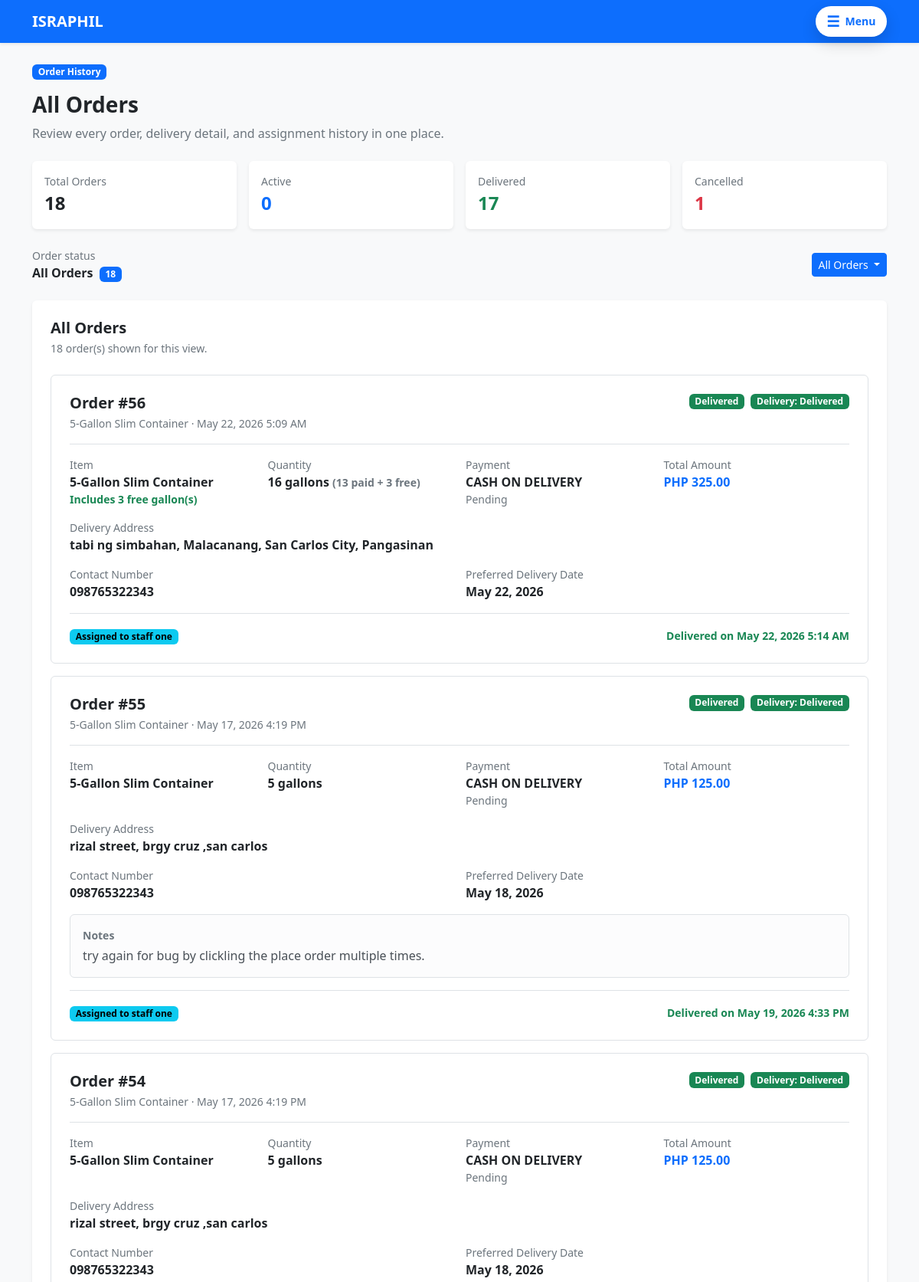
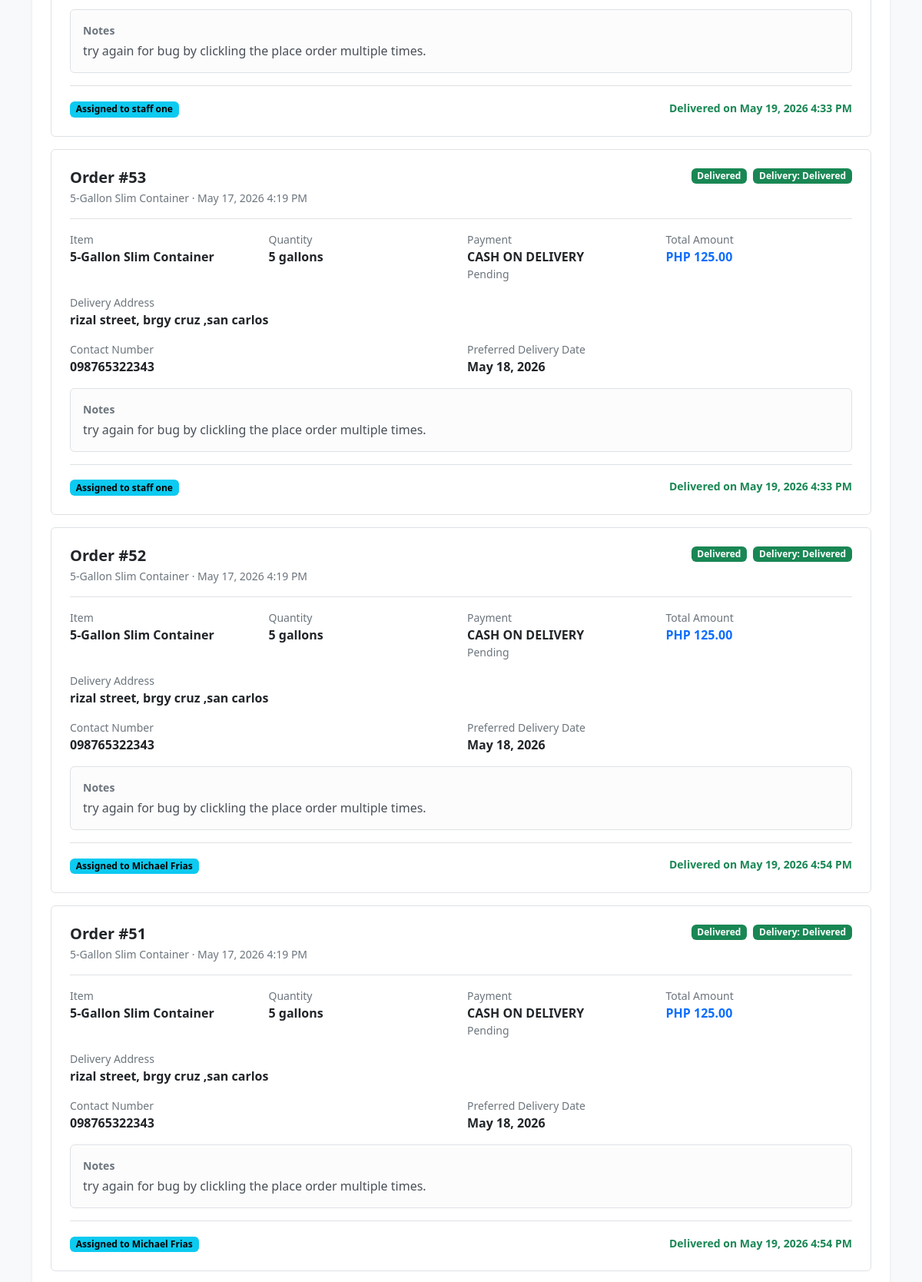
/pages/customer/history.php (signed in, upper part), run on the app's committed database (2 pictures, top to bottom).
### tables this page shows
CREATE TABLE `orders` (
  `order_id` int(11) NOT NULL,
  `customer_id` int(11) NOT NULL,
  `order_date` timestamp NOT NULL DEFAULT current_timestamp(),
  `delivery_date` date DEFAULT NULL,
  `delivery_address` text NOT NULL,
  `delivery_street` text DEFAULT NULL,
  `delivery_barangay` varchar(120) DEFAULT NULL,
  `delivery_city` varchar(120) DEFAULT NULL,
  `delivery_province` varchar(120) DEFAULT NULL,
  `contact_number` varchar(20) DEFAULT NULL,
  `total_amount` decimal(10,2) DEFAULT 0.00,
  `payment_method` enum('cash_on_delivery','online_payment') DEFAULT 'cash_on_delivery',
  `payment_status` enum('pending','paid','failed') DEFAULT 'pending',
  `order_status` enum('pending','confirmed','processing','out_for_delivery','delivered','cancelled','returned') DEFAULT 'pending',
  `notes` text DEFAULT NULL,
  `created_at` timestamp NOT NULL DEFAULT current_timestamp(),
  `updated_at` timestamp NOT NULL DEFAULT current_timestamp() ON UPDATE current_timestamp()
);

### includes/order_logic.php (called while the page is built, shortened)
<?php
function sanitize_status_filter($value, $allowed, $default = 'all') {
    return in_array($value, $allowed, true) ? $value : $default;
}

### pages/customer/history.php (the view, shortened to what this page needs)
<?php
require_once __DIR__ . '/../../includes/db_connect.php';
require_once __DIR__ . '/../../includes/order_logic.php';
require_once __DIR__ . '/../../includes/customer_navbar.php';
$customer_id = $_SESSION['user_id'];
$status_filter = sanitize_status_filter($_GET['status'] ?? 'all', ['all', 'pending', 'confirmed', 'processing', 'out_for_delivery', 'delivered', 'cancelled']);
$where_clause = '';
$orders_query = "
    SELECT o.*, i.item_name, oi.quantity, oi.unit_price,
           COALESCE(fr.redeemed_free_gallons, 0) AS redeemed_free_gallons,
           d.delivery_status, d.delivered_at,
           s.full_name as staff_name
    FROM orders o
    JOIN order_items oi ON o.order_id = oi.order_id
    JOIN inventory i ON oi.inventory_id = i.inventory_id
    LEFT JOIN (
        SELECT used_order_id, COUNT(*) AS redeemed_free_gallons
        FROM free_gallon_redemptions
        WHERE status = 'used' AND used_order_id IS NOT NULL
        GROUP BY used_order_id
    ) fr ON fr.used_order_id = o.order_id
    LEFT JOIN deliveries d ON o.order_id = d.order_id
    LEFT JOIN users s ON d.staff_id = s.user_id
    WHERE o.customer_id = ? $where_clause
    ORDER BY o.order_date DESC
";
$stmt = $conn->prepare($orders_query);
if ($status_filter !== 'all') {
    $stmt->bind_param("is", $customer_id, $status_filter);
} else {
    $stmt->bind_param("i", $customer_id);
}
$stmt->execute();
$orders = $stmt->get_result();
function customer_history_status_badge_class($status) {
    switch ($status) {
        case 'delivered':
            return 'text-bg-success';
        case 'cancelled':
            return 'text-bg-danger';
    }
}
function customer_history_delivery_badge_class($status) {
    switch ($status) {
        case 'delivered':
            return 'text-bg-success';
        case 'failed':
        case 'returned':
            return 'text-bg-danger';
    }
}
$counts_stmt = $conn->prepare("
    SELECT
        SUM(CASE WHEN order_status = 'pending' THEN 1 ELSE 0 END) as pending,
        SUM(CASE WHEN order_status = 'confirmed' THEN 1 ELSE 0 END) as confirmed,
        SUM(CASE WHEN order_status = 'processing' THEN 1 ELSE 0 END) as processing,
        SUM(CASE WHEN order_status = 'out_for_delivery' THEN 1 ELSE 0 END) as delivering,
        SUM(CASE WHEN order_status = 'delivered' THEN 1 ELSE 0 END) as delivered,
        SUM(CASE WHEN order_status = 'cancelled' THEN 1 ELSE 0 END) as cancelled,
        COUNT(*) as total
    FROM orders WHERE customer_id = ?
");
$counts_stmt->bind_param("i", $customer_id);
$counts_stmt->execute();
$counts = $counts_stmt->get_result()->fetch_assoc();
$total_count = (int) ($counts['total'] ?? 0);
$pending_count = (int) ($counts['pending'] ?? 0);
$confirmed_count = (int) ($counts['confirmed'] ?? 0);
$processing_count = (int) ($counts['processing'] ?? 0);
$delivering_count = (int) ($counts['delivering'] ?? 0);
$delivered_count = (int) ($counts['delivered'] ?? 0);
$cancelled_count = (int) ($counts['cancelled'] ?? 0);
$active_count = $pending_count + $confirmed_count + $processing_count + $delivering_count;
$history_filter_options = [
    'all' => ['label' => 'All Orders', 'count' => $total_count, 'href' => 'history.php'],
    'pending' => ['label' => 'Pending', 'count' => $pending_count, 'href' => 'history.php?status=pending'],
    'confirmed' => ['label' => 'Confirmed', 'count' => $confirmed_count, 'href' => 'history.php?status=confirmed'],
    'processing' => ['label' => 'Processing', 'count' => $processing_count, 'href' => 'history.php?status=processing'],
    'out_for_delivery' => ['label' => 'Out for Delivery', 'count' => $delivering_count, 'href' => 'history.php?status=out_for_delivery'],
    'delivered' => ['label' => 'Delivered', 'count' => $delivered_count, 'href' => 'history.php?status=delivered'],
    'cancelled' => ['label' => 'Cancelled', 'count' => $cancelled_count, 'href' => 'history.php?status=cancelled'],
];
$current_filter_label = $history_filter_options[$status_filter]['label'] ?? 'All Orders';
$current_filter_count = $history_filter_options[$status_filter]['count'] ?? $total_count;
?>
<!DOCTYPE html>
<html lang="en">
<head>
    <link href="https://cdn.jsdelivr.net/npm/bootstrap@5.3.3/dist/css/bootstrap.min.css" rel="stylesheet">
    <link rel="stylesheet" href="../../style/customer/history.css">
    <link rel="stylesheet" href="../../style/customer/navbar.css">
</head>
<body class="bg-light">
    <main class="container py-4">
        <div class="d-flex flex-column flex-md-row justify-content-between align-items-md-start gap-3 mb-4">
            <div>
                <span class="badge text-bg-primary mb-3">Order History</span>
                <h1 class="h3 fw-bold mb-2"><?php echo htmlspecialchars($current_filter_label); ?></h1>
                <p class="text-secondary mb-0">Review every order, delivery detail, and assignment history in one place.</p>
            </div>
        </div>
        <div class="row g-3 mb-4">
            <div class="col-6 col-lg-3">
                <div class="card border-0 shadow-sm h-100">
                    <div class="card-body p-3">
                        <div class="small text-secondary">Total Orders</div>
                        <div class="fs-4 fw-bold"><?php echo $total_count; ?></div>
                    </div>
                </div>
            </div>
            <div class="col-6 col-lg-3">
                <div class="card border-0 shadow-sm h-100">
                    <div class="card-body p-3">
                        <div class="small text-secondary">Active</div>
                        <div class="fs-4 fw-bold text-primary"><?php echo $active_count; ?></div>
                    </div>
                </div>
            </div>
            <div class="col-6 col-lg-3">
                <div class="card border-0 shadow-sm h-100">
                    <div class="card-body p-3">
                        <div class="small text-secondary">Delivered</div>
                        <div class="fs-4 fw-bold text-success"><?php echo $delivered_count; ?></div>
                    </div>
                </div>
            </div>
            <div class="col-6 col-lg-3">
                <div class="card border-0 shadow-sm h-100">
                    <div class="card-body p-3">
                        <div class="small text-secondary">Cancelled</div>
                        <div class="fs-4 fw-bold text-danger"><?php echo $cancelled_count; ?></div>
                    </div>
                </div>
            </div>
        </div>
        <div class="d-flex flex-column flex-sm-row align-items-sm-center justify-content-between gap-2 mb-4">
            <div>
                <div class="small text-secondary">Order status</div>
                <div class="fw-semibold"><?php echo htmlspecialchars($current_filter_label); ?> <span class="badge text-bg-primary ms-1"><?php echo $current_filter_count; ?></span></div>
            </div>
            <div class="dropdown">
                <button class="btn btn-primary btn-sm dropdown-toggle" type="button" data-bs-toggle="dropdown" aria-expanded="false">
                    <?php echo htmlspecialchars($current_filter_label); ?>
                </button>
            </div>
        </div>
        <section class="card border-0 shadow-sm">
            <div class="card-body p-4">
                <div class="d-flex flex-column flex-md-row justify-content-between align-items-md-center gap-2 mb-4">
                    <div>
                        <h2 class="h5 fw-bold mb-1"><?php echo htmlspecialchars($current_filter_label); ?></h2>
                        <p class="small text-secondary mb-0"><?php echo $orders->num_rows; ?> order(s) shown for this view.</p>
                    </div>
                </div>
            <?php if ($orders->num_rows > 0): ?>
                <div class="d-grid gap-3">
                <?php while ($order = $orders->fetch_assoc()): ?>
                <article class="card border">
                    <div class="card-body p-3 p-md-4">
                        <div class="d-flex flex-column flex-sm-row justify-content-between align-items-sm-start gap-2 pb-3 mb-3 border-bottom">
                        <div>
                                <h2 class="h5 fw-bold mb-1">Order #<?php echo $order['order_id']; ?></h2>
                                <p class="small text-secondary mb-0"><?php echo htmlspecialchars($order['item_name']); ?> &middot; <?php echo date('M d, Y g:i A', strtotime($order['order_date'])); ?></p>
                        </div>
                            <div class="d-flex flex-wrap gap-2">
                            <span class="badge <?php echo customer_history_status_badge_class($order['order_status']); ?>">
                            <?php echo ucfirst(str_replace('_', ' ', $order['order_status'])); ?>
                        </span>
                                <?php if ($order['delivery_status']): ?>
                                    <span class="badge <?php echo customer_history_delivery_badge_class($order['delivery_status']); ?>">
                                        Delivery: <?php echo ucfirst(str_replace('_', ' ', $order['delivery_status'])); ?>
                                    </span>
                                <?php endif; ?>
                            </div>
                    </div>
                        <div class="row g-3 mb-3">
                            <div class="col-6 col-md-3">
                                <div class="small text-secondary">Item</div>
                                <div class="fw-semibold"><?php echo htmlspecialchars($order['item_name']); ?></div>
                                <?php if ((int) ($order['redeemed_free_gallons'] ?? 0) > 0): ?>
                                    <div class="small text-success fw-semibold">Includes <?php echo (int) $order['redeemed_free_gallons']; ?> free gallon(s)</div>
                                <?php endif; ?>
                        </div>
                            <div class="col-6 col-md-3">
                                <div class="small text-secondary">Quantity</div>
                                <div class="fw-semibold">
                                    <?php echo (int) $order['quantity']; ?> gallons
                                    <?php if ((int) ($order['redeemed_free_gallons'] ?? 0) > 0): ?>
                                        <span class="small text-secondary">(<?php echo (int) $order['quantity'] - (int) $order['redeemed_free_gallons']; ?> paid + <?php echo (int) $order['redeemed_free_gallons']; ?> free)</span>
                                    <?php endif; ?>
                                </div>
                        </div>
                            <div class="col-6 col-md-3">
                                <div class="small text-secondary">Payment</div>
                                <div class="fw-semibold"><?php echo strtoupper(str_replace('_', ' ', $order['payment_method'] ?? 'cod')); ?></div>
                                <div class="small text-secondary"><?php echo ucfirst(str_replace('_', ' ', $order['payment_status'])); ?></div>
                        </div>
                            <div class="col-6 col-md-3">
                                <div class="small text-secondary">Total Amount</div>
                                <div class="fw-bold text-primary">PHP <?php echo number_format($order['total_amount'], 2); ?></div>
                        </div>
                    </div>
                        <div class="row g-3">
                            <div class="col-12">
                                <div class="small text-secondary">Delivery Address</div>
                                <div class="fw-semibold"><?php echo htmlspecialchars($order['delivery_address']); ?></div>
                        </div>
                            <div class="col-md-6">
                                <div class="small text-secondary">Contact Number</div>
                                <div class="fw-semibold"><?php echo htmlspecialchars($order['contact_number']); ?></div>
                        </div>
                        <?php if ($order['delivery_date']): ?>
                            <div class="col-md-6">
                                <div class="small text-secondary">Preferred Delivery Date</div>
                                <div class="fw-semibold"><?php echo date('M d, Y', strtotime($order['delivery_date'])); ?></div>
                        </div>
                        <?php endif; ?>
                    </div>
                    <?php if ($order['notes']): ?>
                        <div class="alert alert-light border mt-3 mb-0">
                            <div class="small text-secondary fw-semibold mb-1">Notes</div>
                            <p class="mb-0"><?php echo htmlspecialchars($order['notes']); ?></p>
                    </div>
                    <?php endif; ?>
                        <div class="d-flex flex-column flex-md-row justify-content-between align-items-md-center gap-2 pt-3 mt-3 border-top">
                        <div>
                            <?php if ($order['staff_name']): ?>
                                    <span class="badge text-bg-info">Assigned to <?php echo htmlspecialchars($order['staff_name']); ?></span>
                            <?php else: ?>
                                    <span class="badge text-bg-warning">Waiting for assignment</span>
                            <?php endif; ?>
                        </div>
                        <?php if ($order['delivered_at']): ?>
                                <div class="small fw-semibold text-success">
                                Delivered on <?php echo date('M d, Y g:i A', strtotime($order['delivered_at'])); ?>
                            </div>
                        <?php endif; ?>
                    </div>
                    </div>
                </article>
                <?php endwhile; ?>
                </div>
            <?php endif; ?>
            </div>
        </section>
    </main>
</body>
</html>

### data on the page
orders: order_id "56", item_name "5-Gallon Slim Container", order_date "May 22, 2026 5:09 AM", order_status "Delivered", delivery_status "Delivered", redeemed_free_gallons "3", quantity "16", redeemed_free_gallons "13", payment_method "CASH ON DELIVERY", payment_status "Pending", total_amount "325.00", delivery_address "tabi ng simbahan, Malacanang, San Carlos City, Pangasinan", contact_number "098765322343", delivery_date "May 22, 2026", staff_name "staff one", delivered_at "May 22, 2026 5:14 AM"
orders: order_id "55", item_name "5-Gallon Slim Container", order_date "May 17, 2026 4:19 PM", order_status "Delivered", delivery_status "Delivered", quantity "5", payment_method "CASH ON DELIVERY", payment_status "Pending", total_amount "125.00", delivery_address "rizal street, brgy cruz ,san carlos", contact_number "098765322343", delivery_date "May 18, 2026", notes "try again for bug by clickling the place order multiple times.", staff_name "staff one", delivered_at "May 19, 2026 4:33 PM"
orders: order_id "54", item_name "5-Gallon Slim Container", order_date "May 17, 2026 4:19 PM", order_status "Delivered", delivery_status "Delivered", quantity "5", payment_method "CASH ON DELIVERY", payment_status "Pending", total_amount "125.00", delivery_address "rizal street, brgy cruz ,san carlos", contact_number "098765322343", delivery_date "May 18, 2026", notes "try again for bug by clickling the place order multiple times.", staff_name "staff one", delivered_at "May 19, 2026 4:33 PM"
orders: order_id "53", item_name "5-Gallon Slim Container", order_date "May 17, 2026 4:19 PM", order_status "Delivered", delivery_status "Delivered", quantity "5", payment_method "CASH ON DELIVERY", payment_status "Pending", total_amount "125.00", delivery_address "rizal street, brgy cruz ,san carlos", contact_number "098765322343", delivery_date "May 18, 2026", notes "try again for bug by clickling the place order multiple times.", staff_name "staff one", delivered_at "May 19, 2026 4:33 PM"
orders: order_id "52", item_name "5-Gallon Slim Container", order_date "May 17, 2026 4:19 PM", order_status "Delivered", delivery_status "Delivered", quantity "5", payment_method "CASH ON DELIVERY", payment_status "Pending", total_amount "125.00", delivery_address "rizal street, brgy cruz ,san carlos", contact_number "098765322343", delivery_date "May 18, 2026", notes "try again for bug by clickling the place order multiple times.", staff_name "Michael Frias", delivered_at "May 19, 2026 4:54 PM"
orders: order_id "51", item_name "5-Gallon Slim Container", order_date "May 17, 2026 4:19 PM", order_status "Delivered", delivery_status "Delivered", quantity "5", payment_method "CASH ON DELIVERY", payment_status "Pending", total_amount "125.00", delivery_address "rizal street, brgy cruz ,san carlos", contact_number "098765322343", delivery_date "May 18, 2026", notes "try again for bug by clickling the place order multiple times.", staff_name "Michael Frias", delivered_at "May 19, 2026 4:54 PM"

### other printed values
$current_filter_label "All Orders"
$total_count "18"
$active_count "0"
$delivered_count "17"
$cancelled_count "1"
$current_filter_count "18"
$orders->num_rows "18"
